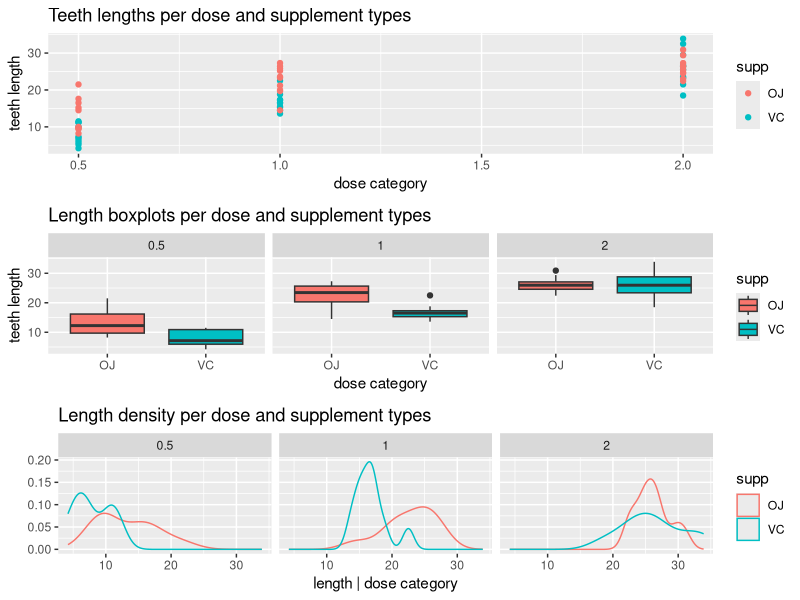
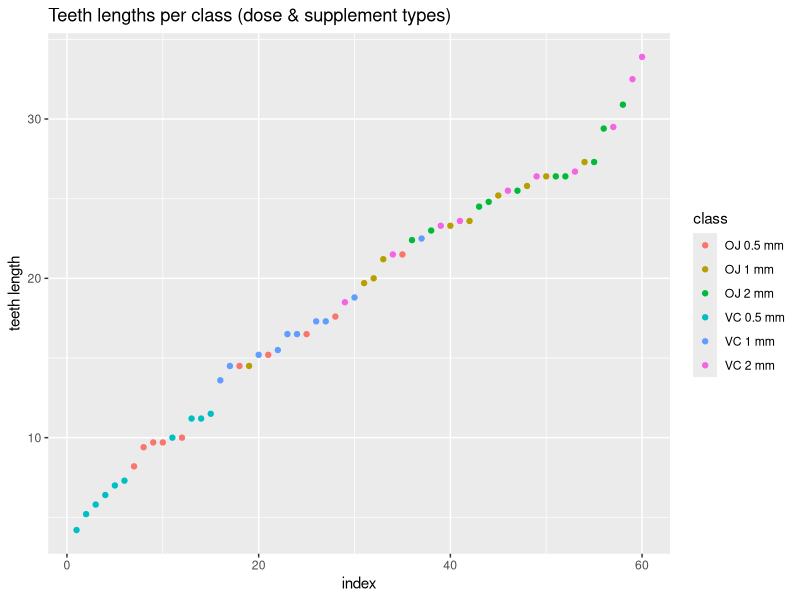

Write the R code that produced these figures, in order.
## ---- chunk 1
library(datasets) ; library(ggplot2) ; library(gridExtra)
tdata<-ToothGrowth
#basic summary of dataset
summary(tdata)

# scatterplot/  primary visualization of my dataset
sq<- qplot(data=tdata, y=len,x=dose, color= supp, xlab = "dose category", ylab="teeth length",main="Teeth lengths per dose and supplement types", labels="supplement type")

# boxplot/ informative visualization of my variables statistics
bq<- qplot(data=tdata, y=len, x= supp,fill=supp, facets=. ~ dose,geom="boxplot", xlab = "dose category",ylab="teeth length", main="Length boxplots per dose and supplement types", labels="supplement type")

# plot variable distributions/ densities, better understand my variable characteristics
dq<- qplot(data=tdata, x=len, color= supp,geom="density",  facets=. ~ dose, xlab = "length | dose category", main="Length density per dose and supplement types", labels="supplement type")

#plot arranged
grid.arrange(sq, bq,dq, nrow=3)

## ---- chunk 2
#make classes and arrange
library(dplyr)
tdata2<- mutate(tdata, class=paste(supp, dose, "mm")) %>% group_by(class) %>% arrange(len)
qplot(data=tdata2, y=len,color= class, xlab = "index", ylab="teeth length",main="Teeth lengths per class (dose & supplement types)")
